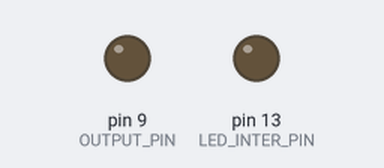
Recording of a sketch running on a simulated Arduino Leonardo, built with avr-gcc and run on an emulated ATmega32U4. Shown: output pins drawn as LEDs (lit = HIGH). Random numbers use the default seed unless the sketch sets one.

Above: at 0.48 s.
At 39.81 s:
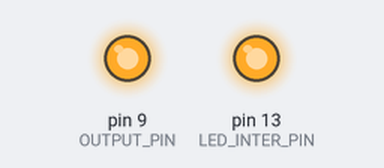
Timing chart, 0 to 40.0 s (numbered marks = the images above):
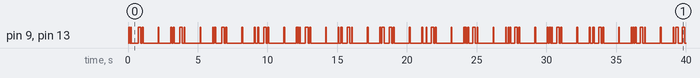

The sketch:

arduino_barcodes.ino
```cpp
/*
  adapted from https://optogeneticsandneuralengineeringcore.gitlab.io/ONECoreSite/projects/DAQSyncro/BarcodeGeneration/
  Optogenetics and Neural Engineering Core ONE Core
  University of Colorado, School of Medicine
  31.Oct.2021
  See bit.ly/onecore for more information, including a more detailed write up.
  arduino_barcodes.ino

  Continuously ouputs highly randomized 32-bit digital barcodes; for synchronizing data streams
    Use arduino_barcodes_triggered.ino for option to trigger barcode output from TTL or Button Press

  *Most* users need not change anything outside of USER INPUT.

  Written for DFRobot Beetle Board - Compatible with Arduino Leonardo

  Side: Be sure to well tie together/understand your frequency of measurements (DAQ) and how that
  relates to the frequency of the barcodes. Nyst equation says that we should know the fastest
  oscillation of our signal. We can then FULLY measure that signal by sampling at just over two
  times as fast. That means, if we plan to measure at 2000Hz, we can reliably FULLY measure a
  1000Hz signal. This corresponds to a 1 msec period. Our chosen fastest barcode of 10 msec is
  well above this.

  Based heavily on the ideas of a barcode generation ino from Open Ephys at https://open-ephys.org/
*/

/////////////////USER INPUT///////////////////////////////////
const int TOTAL_TIME = 3000;     // Total time between barcode initiation (includes initialization pulses) in milliseconds. The length of time between one barcode and the next
////////////END USER INPUT///////////////////////////////////

const int LED_INTER_PIN = 13; // LED indicator for interbarcode delay
const int RANDOM_PIN = A0;   // we will use analog pin 0 on beetle to read an analog signal to read random noise. Pin should not be connected to anything.
const int OUTPUT_PIN = 9;   // Digital pin 9 on beetle will Output the Barcode TTL
const int BARCODE_BITS = 32;   // Beetle (and uno) use 32 bits
byte PREVIOUS_BUTTON_STATE = HIGH;         // What state was the button last time. Initiate as HIGH


const int BARCODE_TIME = 60;  // time for each bit of the barcode to be on/off in milliseconds

const int INITIALIZATION_TIME = 60;  // We warp the beginning and ending of the barcode with 'some signal', well distinct from a barcode pulse, in milliseconds

const int INITIALIZATION_PULSE_TIME = 3 * INITIALIZATION_TIME;  // We wrap the barcode with a train of off/on/off initialization, then we have the barcode,
// and again off/on/off initialization. Why? I donno, it kind of makes sense to me

const int TOTAL_BARCODE_TIME = 2 * INITIALIZATION_PULSE_TIME + BARCODE_TIME * BARCODE_BITS; // the total time for the initialization train and barcode signal180960

const int WAIT_TIME = TOTAL_TIME - TOTAL_BARCODE_TIME; // the total time we wait until starting the next wrapped barcode

int barcode;   // initialize a variable to hold our barcode

void setup() {
  pinMode(OUTPUT_PIN, OUTPUT); // initialize digital pin
  pinMode(LED_INTER_PIN, OUTPUT); // initialize digital pin

  randomSeed(analogRead(RANDOM_PIN)); // sets up random() function to be, like, totally random, dude (it reads an analog pin connected to nothing and creates a
  // computer-ized 'random' number based on that

  barcode = random(0, pow(2, BARCODE_BITS)); // generates a random number between 0 and 2^32 (4294967296)
  // (example: if barcode = 4, in binary that would be 0000000000000100)
}

void loop() {
  // start barcode with a distinct pulse to signal the start. low, high, low
  digitalWrite(OUTPUT_PIN, LOW);digitalWrite(LED_INTER_PIN, LOW);
  delay(INITIALIZATION_TIME);
  digitalWrite(LED_INTER_PIN, HIGH);digitalWrite(OUTPUT_PIN, HIGH);
  delay(INITIALIZATION_TIME);
  digitalWrite(LED_INTER_PIN, LOW);digitalWrite(OUTPUT_PIN, LOW);
  delay(INITIALIZATION_TIME);

  barcode += 1;
  // increment barcode on each cycle. Our initial value of barcode = 4
  // (in binary 0000000000000100) becomes barcode = 5 (or 0000000000000101)

  // BARCODE SECTION
  for (int i = 0; i < BARCODE_BITS; i++) // for between 0-31 (we will read all 32 bits)
  {
    int barcodedigit = bitRead(barcode >> i, 0);
    // bitRead(x, n) Reads the bit of number x at bit n. The '>>' is a
    // rightshift bitwise operator. For i=0 (0000000000000101) outputs 1. For
    // i=1 (0000000000000010) outputs 0.

    if (barcodedigit == 1)    // if the digit is 1
    {
      digitalWrite(OUTPUT_PIN, HIGH);digitalWrite(LED_INTER_PIN, HIGH);// set the output pin to high
    }
    else
    {
      digitalWrite(OUTPUT_PIN, LOW);digitalWrite(LED_INTER_PIN, LOW);// else set it to low
    }
    delay(BARCODE_TIME);   // delay 30 ms
  }

  // end barcode with a distinct pulse to signal the beginning. low, high, low
  digitalWrite(OUTPUT_PIN, LOW);
  digitalWrite(LED_INTER_PIN, LOW);
  delay(INITIALIZATION_TIME);
  digitalWrite(LED_INTER_PIN, HIGH);digitalWrite(OUTPUT_PIN, HIGH);
  delay(INITIALIZATION_TIME);
  digitalWrite(LED_INTER_PIN, LOW);digitalWrite(OUTPUT_PIN, LOW);
  delay(INITIALIZATION_TIME);

  // Then be sure to wait long enough before starting the next barcode

  delay(WAIT_TIME);

}
```
